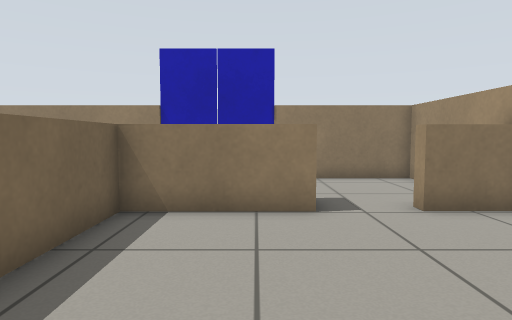
View 1 (above)

12 first-person views from a walk through a world built for the Gazebo simulator. The camera is 0.69 m above the floor, tilts 4° down and sees 75° across. Floor lines are 1 m apart. The floor is counted in squares, 0.5 m on a side. Each view is taken from the middle of a square. On the plan, view 1 faces up. The plan holds only what a view shows up to about 15 squares ahead; the rest is blank. The place goes on beyond the plan.

View 2
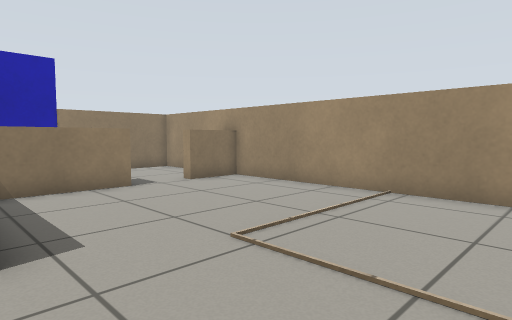

View 3
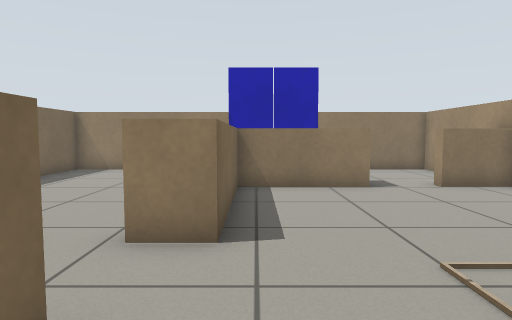

View 4
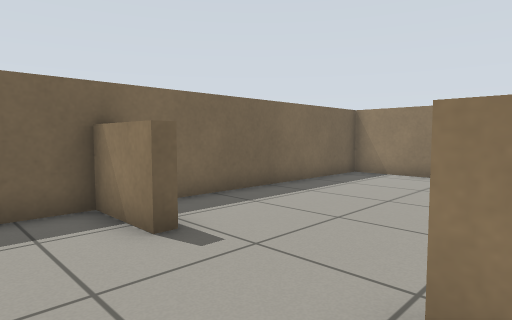

View 5
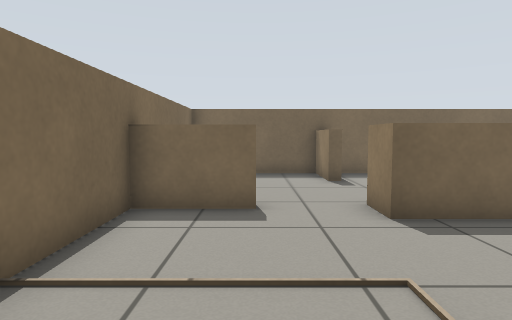

View 6
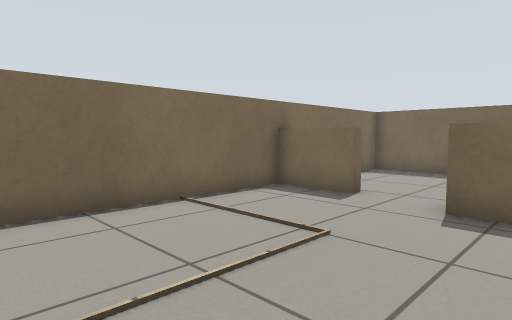

View 7
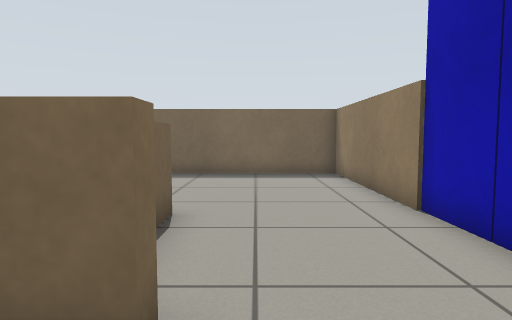

View 8
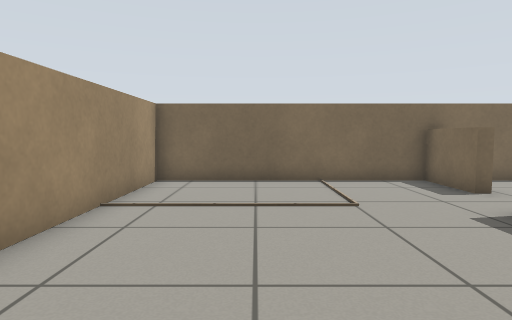

View 9
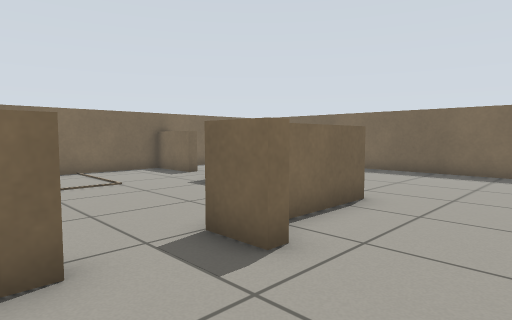

View 10
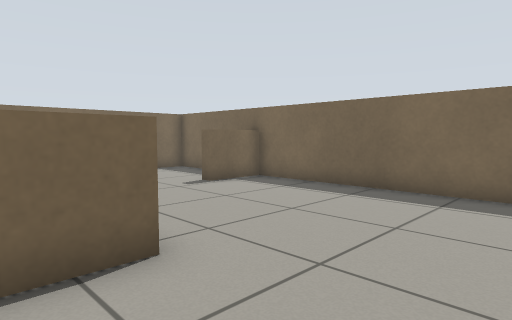

View 11
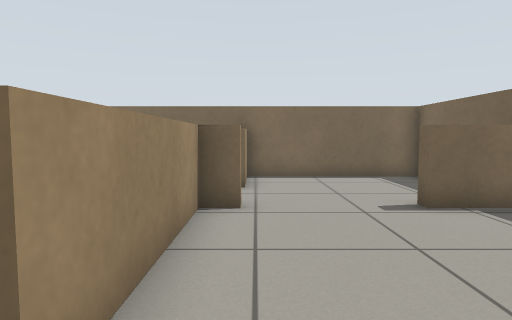

View 12
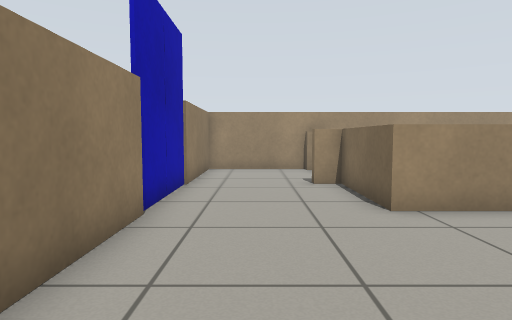

### Floor plan
Points are (right, up) in squares from view 1. A wall is a line through its corners. A room is listed if a view was taken in it or the views show most of it. See-through windows are left out.
Room 1 (views 1, 2, 3, 4, 5, 6, 7, 8, 9)
walls: (1.1, 7.3) (1.1, 6.1) (-2.5, 6.1) (-2.5, 1.3); (-3.7, -1) (-3.3, -1) (-3.3, -3.5); (5.1, 6.1) (3.1, 6.1) (3.1, 6.5) (3.6, 6.5); (-4.1, -3.4) (5.1, -3.4) (5.1, 11) (1.5, 11)
ways out: opening at (-3.3, 0) to room 2; opening at (1, 9) to room 2
Room 2 (views 10, 11, 12)
walls: (-2.5, 1.3) (-3.7, 1.3) (-3.7, 1.7) (-2.9, 1.7) (-2.9, 6.5) (0.7, 6.5) (0.7, 7.3) (1.1, 7.3); (-9.5, 1.7) (-7.3, 1.7) (-7.3, 1.3) (-9.5, 1.3); (-3.1, 11) (-9.5, 11) (-9.5, -3.4) (-4.1, -3.4); (-3.7, -3.5) (-3.7, -1); (1.5, 11) (0.5, 11)
ways out: opening at (-3.3, 0) to room 1; opening at (1, 9) to room 1

Where each view was taken, in squares from view 1:
view 1: 0 up, 0 right, facing up
view 2: 3 down, 3 left, facing up-right
view 3: 3 down, 2 left, facing up
view 4: 1 down, 3 left, facing up-left
view 5: 1 down, 3 right, facing left
view 6: 3 up, 4 right, facing down-left
view 7: 8 up, 3 right, facing left
view 8: 7 up, 2 right, facing down
view 9: 10 up, 4 right, facing down-left
view 10: 10 up, 1 left, facing down-left
view 11: 8 up, 4 left, facing down
view 12: 9 up, 9 left, facing right
